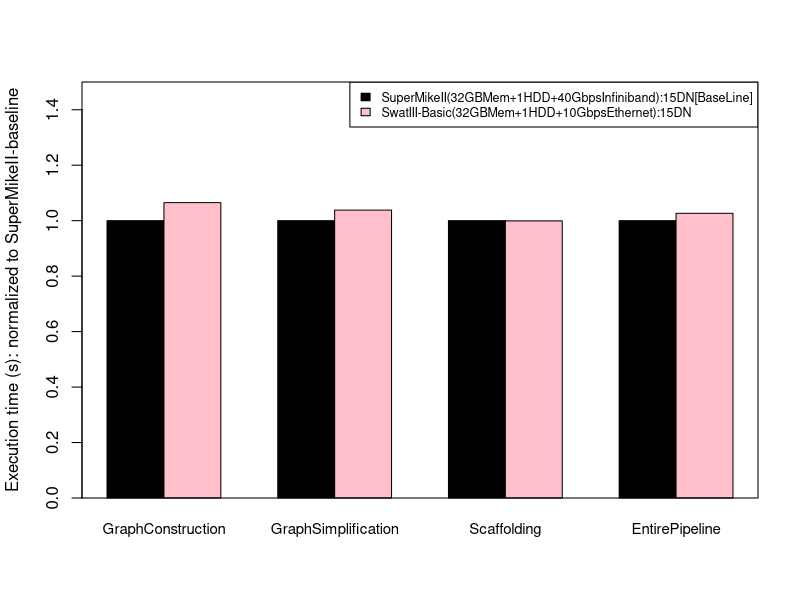

Here is the R script that generated this plot:
#Where the file is saved
pdf("/home/hadoop/rough/MyGITProjects/PGA_EvaluationArchitecturePaper/Evaluation-architectures-for-big-data/LsuSamsungPaper/Figure/PerormanceData/Plots/Network.pdf", family="Times")

# Grouped Bar Plot
data <- read.csv(file="Network.csv",head=TRUE,sep=",")
print(data)
counts <- table(data$GraphConstruction, data$GraphSimplification, data$Scaffolding, data$EntirePipeline)
#print(counts)
#print(typeof(data$GraphConstruction))

#Plot for perf and perf/$
#barplot(as.matrix(data), main="", ylim=c(0, 4), cex.names=0.9, xlab="Assembly Stages",ylab="Performance/$: Normalized to SuperMikeII", col=c("darkblue","blue", "darkred", "red", "darkgreen", "green", "black", "yellow", "grey"), beside=TRUE)
#legend("topleft", legend = rownames(data), fill = c("darkblue","blue", "darkred", "red", "darkgreen", "green", "black", "yellow", "grey"), ncol = 1, cex = 0.6)

#plot for network
barplot(as.matrix(data), main="", ylim=c(0,1.5), cex.names=0.9, xlab="",ylab="Execution time (s): normalized to SuperMikeII-baseline", col=c("black","pink"), beside=TRUE)
legend("topright", legend = rownames(data), fill = c("black","pink"), ncol = 1, cex = 0.75)
box()
